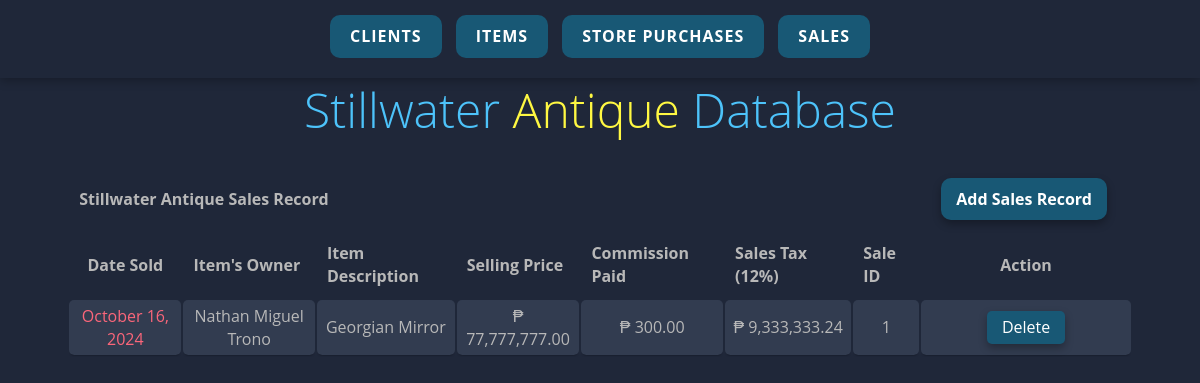
Before: /htdocs/pt5_stillwaterDB/sales.php with the older database file.
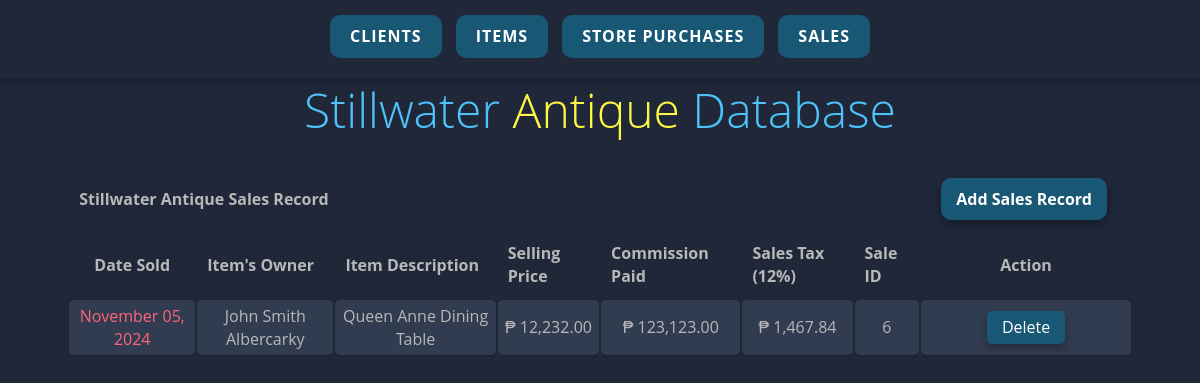
After: the same page with the newer database file.
### tables this page shows
CREATE TABLE `sales` (
  `saleID` bigint(20) unsigned NOT NULL AUTO_INCREMENT,
  `commissionPaid` bigint(20) DEFAULT NULL,
  `sellingPrice` bigint(20) NOT NULL,
  `salesTax` decimal(10,0) NOT NULL,
  `date_sold` timestamp NOT NULL DEFAULT current_timestamp(),
  `ClientNumber` bigint(20) unsigned DEFAULT NULL,
  `item_num` int(11) NOT NULL,
  PRIMARY KEY (`saleID`),
  KEY `AllClients_Sales` (`ClientNumber`),
  KEY `Items_Sales` (`item_num`),
  CONSTRAINT `sales_ibfk_11` FOREIGN KEY (`item_num`) REFERENCES `items` (`item_num`),
  CONSTRAINT `sales_ibfk_5` FOREIGN KEY (`ClientNumber`) REFERENCES `allclients` (`ClientNumber`)
);

CREATE TABLE `allclients` (
  `ClientNumber` bigint(20) unsigned NOT NULL AUTO_INCREMENT,
  `givenName` varchar(100) DEFAULT NULL,
  `ClientAddress` varchar(255) DEFAULT NULL,
  `lastName` varchar(100) DEFAULT NULL,
  PRIMARY KEY (`ClientNumber`)
);

CREATE TABLE `items` (
  `item_num` int(11) NOT NULL AUTO_INCREMENT,
  `description` text DEFAULT NULL,
  `asking_price` bigint(20) DEFAULT NULL,
  `critiqued_comments` text DEFAULT NULL,
  `condition` text DEFAULT NULL,
  `item_type` text DEFAULT NULL,
  `is_sold` tinyint(1) DEFAULT 0,
  PRIMARY KEY (`item_num`)
);

### htdocs/pt5_stillwaterDB/sales.php (the view, shortened to what this page needs)
<!DOCTYPE html>
<html lang="en">
<head>
</head>
<link rel="stylesheet" href="css/style.css">
<?php
include("nav.php");
include("database.php");
$sql = "SELECT
    s.date_sold,
    s.sellingPrice,
    s.commissionPaid,
    s.saleID, s.ClientNumber,
    c.givenName,
    c.lastName,
    s.item_num,
    i.description
FROM sales s
INNER JOIN allclients c ON s.ClientNumber = c.ClientNumber
INNER JOIN items i ON s.item_num = i.item_num
ORDER BY s.date_sold ASC;";
$query = mysqli_query($conn, $sql);
?>
<body>
    <br><br>
    <h1><span class="blue"></span>Stillwater<span class="blue"></span> <span class="yellow">Antique</span> Database</h1>
    <table class="container">
        <thead>
            <tr>
                <th colspan="7">Stillwater Antique Sales Record</th>
                <th class="th"><a href="insert_s.php">Add Sales Record</a></th>
            </tr>
            <tr>
                <th align="center">Date Sold</th>
                <th>Item's Owner</th>
                <th>Item Description</th>
                <th>Selling Price</th>
                <th>Commission Paid</th>
                <th>Sales Tax (12%)</th>
                <th>Sale ID</th>
                <th align="center">Action</th>
            </tr>
        </thead>
        <tbody align="center">
            <?php
            while ($result = mysqli_fetch_assoc($query)) {
                $saleID = $result['saleID'];
                $description = $result['description'];
                $lastName = $result['lastName'];
                $givenName = $result['givenName'];
                $sellingPrice = $result['sellingPrice'] !== null ? number_format($result['sellingPrice'], 2) : ' 0.00';
                $commission = $result['commissionPaid'] !== null ? number_format($result['commissionPaid'], 2) : ' 0.00';
                $salesTax = $result['sellingPrice'] !== null ? $result['sellingPrice'] * 0.12 : 0;
                $formatSalesTax = number_format($salesTax, 2);
                $dateSold = !empty($result['date_sold']) ? date("F d, Y", strtotime($result['date_sold'])) : 'N/A';
            ?>
                <tr>
                    <td><?php echo $dateSold; ?></td>
                    <td ><?php echo $givenName . ' ' . $lastName; ?></td>
                    <td><?php echo $description; ?></td>
                    <td>₱ <?php echo $sellingPrice; ?></td>
                    <td>₱ <?php echo $commission; ?></td>
                    <td>₱ <?php echo $formatSalesTax; ?></td>
                    <td><?php echo $saleID; ?></td>
                    <td align="center" width="20%" class="td">
                        <a href='sales.php?action=delete&saleID=<?php echo $result["saleID"]; ?>' onclick="return confirm('Are you sure you want to delete this record?');">Delete</a>
                    </td>
                </tr>
            <?php } ?>
        </tbody>
    </table>
</body>
</html>

### htdocs/pt5_stillwaterDB/nav.php (shortened to what this page needs)
<nav>
    <a href="c_list.php">Clients</a>
    <a href="items.php">Items</a>
    <a href="purchases.php">Store Purchases</a>
    <a href="sales.php">Sales</a>
</nav>

### htdocs/pt5_stillwaterDB/css/style.css (style rules this page uses)
.th { text-align: left; background-color: #1F2739; }
.th a { display: inline-block; padding: 10px 15px; margin: 0 10px; background-color: #185875; color: white; text-decoration: none; border-radius: 10px; box-shadow: 0 4px 8px rgba(0, 0, 0, 0.3); }
body { font-family: 'Open Sans', sans-serif; font-weight: 300; line-height: 1.42em; color:#b8b8b8; background-color:#1F2739; }
h1 { font-size: 3em; font-weight: 300; line-height: 1em; text-align: center; color: #4DC3FA; }
.yellow { color: #FFF842; }
.container td { border-radius: 5px; font-weight: normal; font-size: 1em; box-shadow: 0 2px 2px -2px #0E1119; }
.container { text-align: left; width: 75%; margin: 0 auto; display: table; padding: 0 0 8em 0; }
.container th { padding: 10px; }
.container td { padding: 5px ; }
.container tr:nth-child(odd) { background-color: #323C50; }
.container tr:nth-child(even) { background-color: #2C3446; }
.container th { background-color: #1F2739; }

### htdocs/pt5_stillwaterDB/sales.php (style rules this page uses)
.td a[href*="sales.php?action=delete"] { display: inline-block; padding: 5px 15px; margin: 0 10px; background-color: #185875; color: white; text-decoration: none; border-radius: 5px; box-shadow: 0 4px 8px rgba(0, 0, 0, 0.3); }
.container { text-align: left; width: 90%; margin: 0 auto; display: table; padding: 0 0 8em 0; }
.container td:first-child { color: #FB667A; }

### htdocs/pt5_stillwaterDB/nav.php (style rules this page uses)
nav { text-align: center; position: fixed; top: 0; left: 0; width: 100%; background-color: #1F2739; padding: 15px 0; z-index: 10; box-shadow: 0 2px 10px rgba(0, 0, 0, 0.3); }
nav a { background-color: #185875; display: inline-block; padding: 10px 20px; margin: 0 5px; color: white; text-decoration: none; border-radius: 10px; transition: all 0.3s ease; font-weight: bold; text-transform: uppercase; letter-spacing: 1px; position: relative; overflow: hidden; }
nav a:before { content: ''; position: absolute; top: 0; left: -100%; width: 100%; height: 100%; background: linear-gradient(120deg, transparent, rgba(255,255,255,0.3), transparent); transition: all 0.5s; }

Changed rows visible on the page:
removed sales: date_sold "October 16, 2024", ClientNumber.givenName "Nathan Miguel", ClientNumber.lastName "Trono", item_num.description "Georgian Mirror", sellingPrice "77,777,777.00", commissionPaid "300.00", sellingPrice "9,333,333.24", saleID "1"
added sales: date_sold "November 05, 2024", ClientNumber.givenName "John Smith", ClientNumber.lastName "Albercarky", item_num.description "Queen Anne Dining Table", sellingPrice "12,232.00", commissionPaid "123,123.00", sellingPrice "1,467.84", saleID "6"
